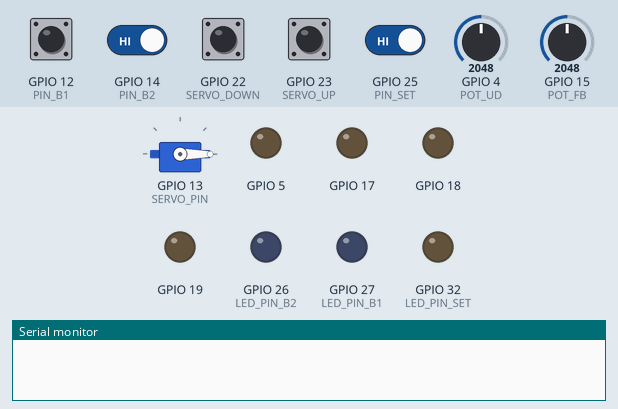
Bench run of a sketch on a simulated ESP32. On the bench: servo, output pins drawn as LEDs (lit = HIGH), the last lines printed to the serial monitor. The test bench sets the inputs (shaded band); at power-on: GPIO 12 (PIN_B1), GPIO 14 (PIN_B2), GPIO 22 (SERVO_DOWN), GPIO 23 (SERVO_UP), GPIO 25 (PIN_SET) HIGH, GPIO 4 (POT_UD) = 2048, GPIO 15 (POT_FB) = 2048 (analog values on the 0–4095 scale). EEPROM starts erased.

Above: at 1.2 s.
1.3 s: GPIO 23 (SERVO_UP) pulled LOW for 1 s
At 2.7 s:
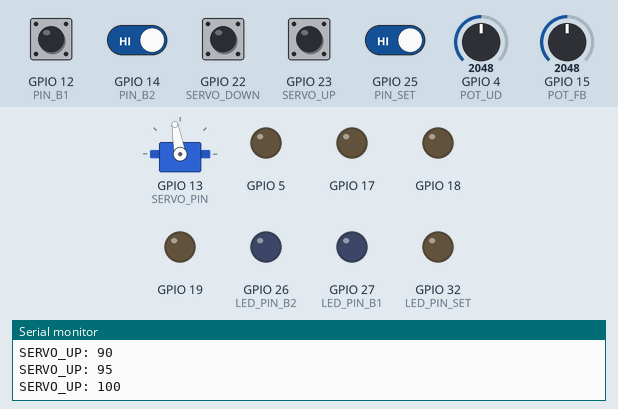
4.3 s: GPIO 12 (PIN_B1) pulled LOW for 0.15 s
At 5.5 s:
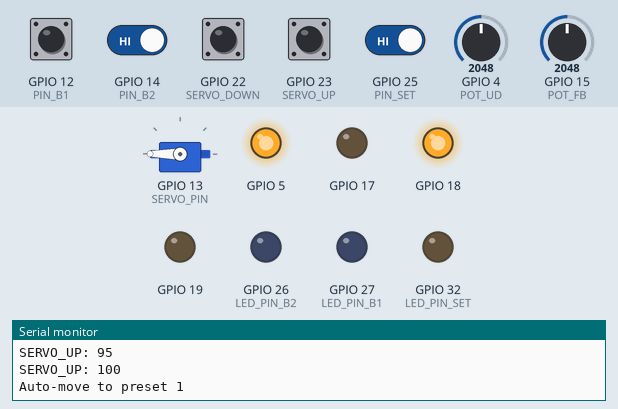
5.9 s: GPIO 14 (PIN_B2) driven LOW and GPIO 25 (PIN_SET) driven LOW
At 8.7 s:
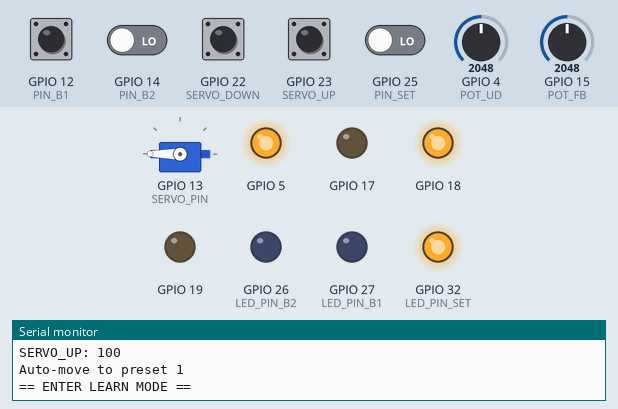
8.9 s: GPIO 12 (PIN_B1) pulled LOW for 1 s
At 9.3 s:
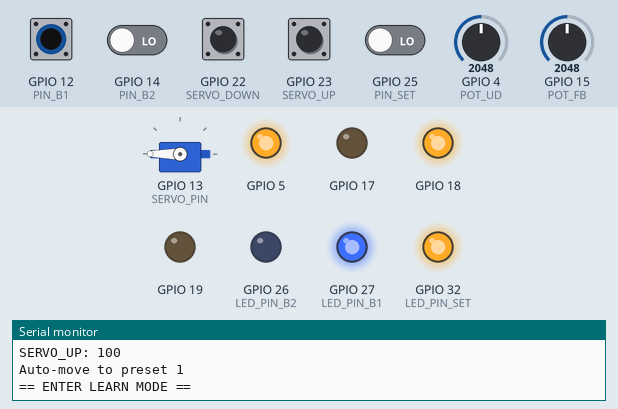
11.4 s: GPIO 25 (PIN_SET) driven HIGH
At 12.5 s:
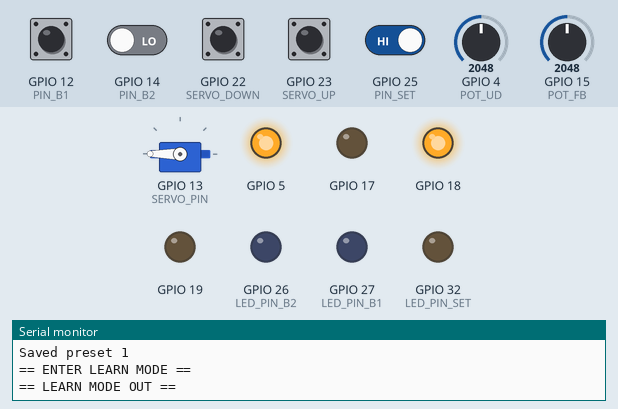
12.9 s: GPIO 25 (PIN_SET) driven LOW
At 15.3 s:
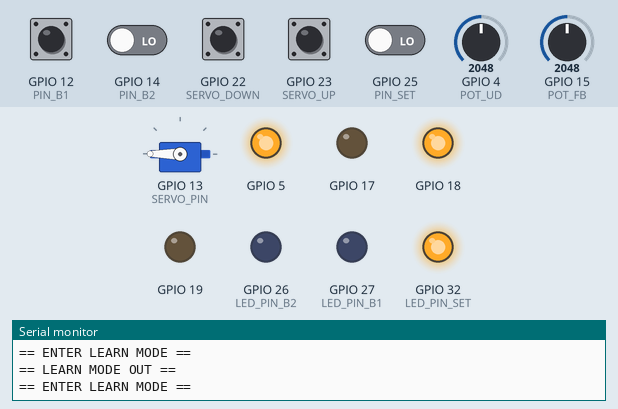
Timing chart, 0 to 16.8 s (numbered marks = the images above; inputs shaded):
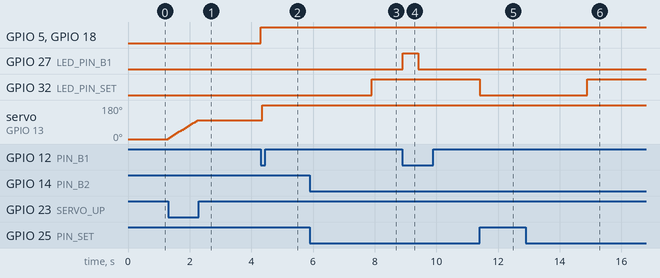

The sketch:

Seat_Arduino.ino
```cpp
#include <Arduino.h>
#include <EEPROM.h>
#include <ESP32Servo.h>

// ------------------- Hardware mapping ------------------------
constexpr uint8_t POT_FB = 15;  // forward/backward potentiometer
constexpr uint8_t POT_UD = 4;   // up/down potentiometer

constexpr uint8_t PIN_SET = 25;  // buttons (active‑low)
constexpr uint8_t PIN_B1 = 12;
constexpr uint8_t PIN_B2 = 14;

constexpr uint8_t SERVO_UP = 23;
constexpr uint8_t SERVO_DOWN = 22;

constexpr uint8_t LED_PIN_SET = 32;  // LED
constexpr uint8_t LED_PIN_B1 = 27;
constexpr uint8_t LED_PIN_B2 = 26;

struct MotorPins {
  uint8_t in1, in2;
};
MotorPins motorFB{ 18, 19};  // motor channel
MotorPins motorUD{ 5, 17};
static Servo myservo;
constexpr uint8_t SERVO_PIN = 13;

// ------------------- Control constants ----------------------
constexpr uint16_t EEPROM_SIZE = 128;
constexpr uint16_t ADC_TOLERANCE = 15;  // dead‑band (≈0.5 %)
constexpr uint8_t MIN_PWM = 80;         // motor starts spinning here
constexpr uint8_t MAX_PWM = 255;
constexpr uint32_t LONGPRESS_MS = 2000;  // hold SET ≥1 s

// ------------------- Data structures ------------------------
struct SeatPos {
  uint16_t fb, ud, recline;
} __attribute__((packed));

enum class Mode : uint8_t { NORMAL,
                            LEARN };
enum class BtnEvent : uint8_t { SET_DOWN,
                                SET_UP,
                                BTN1,
                                BTN2 };

// ------------------- Globals --------------------------------
static QueueHandle_t btnQueue;
static Mode g_mode = Mode::NORMAL;
static bool g_autoMove = false;  // true = đang tự quay tới preset
static SeatPos g_target;         // mục tiêu khi autoMove
static bool g_setHeld = false;
static uint16_t targetAngle = 0;
static TickType_t g_setPressTick = 0;
static TickType_t g_learnTick = 0;

// ------------------- Forward declarations -------------------
SeatPos readADC();
void driveMotor(const MotorPins&, int8_t dir);
bool moveAxis(const MotorPins&, int32_t now, int32_t tgt);
void writePreset(uint8_t id, const SeatPos& p);
SeatPos readPreset(uint8_t id);
void servoTask(void*);

// ------------------- GPIO ISRs ------------------------------
static volatile uint32_t lastIsr_us_set = 0,
                         lastIsr_us_b1 = 0,
                         lastIsr_us_b2 = 0;
constexpr uint32_t DEBOUNCE_US = 20000;

void IRAM_ATTR isrSET() {
  uint32_t now_us = micros();
  if (now_us - lastIsr_us_b1 < DEBOUNCE_US / 10) return;
  lastIsr_us_set = now_us;
  bool pressed = (digitalRead(PIN_SET) == LOW);
  BtnEvent ev = pressed ? BtnEvent::SET_DOWN : BtnEvent::SET_UP;
  xQueueSendFromISR(btnQueue, &ev, nullptr);
}

void IRAM_ATTR isrB1() {
  uint32_t now_us = micros();
  if (now_us - lastIsr_us_b1 < DEBOUNCE_US) return;
  lastIsr_us_b1 = now_us;
  BtnEvent ev = BtnEvent::BTN1;
  xQueueSendFromISR(btnQueue, &ev, nullptr);
}

void IRAM_ATTR isrB2() {
  uint32_t now_us = micros();
  if (now_us - lastIsr_us_b2 < DEBOUNCE_US) return;
  lastIsr_us_b2 = now_us;
  BtnEvent ev = BtnEvent::BTN2;
  xQueueSendFromISR(btnQueue, &ev, nullptr);
}

// ------------------- FreeRTOS button task -------------------
void buttonTask(void*) {
  BtnEvent ev;
  for (;;) {
    // 1) Process queued events ----------------------------------------
    while (xQueueReceive(btnQueue, &ev, 0) == pdPASS) {
      switch (ev) {
        case BtnEvent::SET_DOWN:
          g_setHeld = true;
          g_setPressTick = xTaskGetTickCount();
          break;
        case BtnEvent::SET_UP:
          g_setHeld = false;
          break;

        case BtnEvent::BTN1:
          if (g_mode == Mode::LEARN) {
            writePreset(0, readADC());
            digitalWrite(LED_PIN_B1, HIGH);
            vTaskDelay(pdMS_TO_TICKS(500));
            digitalWrite(LED_PIN_B1, LOW);
            Serial.println("Saved preset 1");
            g_mode = Mode::NORMAL;
          } else if (!g_autoMove) {  // start AUTO only if idle
            g_target = readPreset(0);
            g_autoMove = true;
            Serial.println("Auto-move to preset 1");
          }
          break;

        case BtnEvent::BTN2:
          if (g_mode == Mode::LEARN) {
            writePreset(1, readADC());
            digitalWrite(LED_PIN_B2, HIGH);
            vTaskDelay(pdMS_TO_TICKS(500));
            digitalWrite(LED_PIN_B2, LOW);
            Serial.println("Saved preset 2");
            g_mode = Mode::NORMAL;
          } else if (!g_autoMove) {
            g_target = readPreset(1);
            g_autoMove = true;
            Serial.println("Auto-move to preset 2");
          }
          break;
      }
    }

    // 2) Detect long‑press SET to enter LEARN -------------------------
    if (g_mode == Mode::NORMAL && g_setHeld && (xTaskGetTickCount() - g_setPressTick) > pdMS_TO_TICKS(LONGPRESS_MS)) {
      g_mode = Mode::LEARN;
      g_learnTick = xTaskGetTickCount();
      Serial.println("== ENTER LEARN MODE ==");
    }

    // 3) Exit LEARN MODE
    if (g_mode == Mode::LEARN && !g_setHeld) {
      g_mode = Mode::NORMAL;
      Serial.println("== LEARN MODE OUT ==");
    }
    if (g_mode == Mode::LEARN) digitalWrite(LED_PIN_SET, HIGH);
    else digitalWrite(LED_PIN_SET, LOW);
    vTaskDelay(pdMS_TO_TICKS(5));
  }
}
// ------------------- Servo task -----------------------
void servoTask(void*) {
  for (;;) {
    // Trong NORMAL:
    if (g_mode == Mode::NORMAL && !g_autoMove) {
      if (!digitalRead(SERVO_UP)) {
        targetAngle = min<uint16_t>(targetAngle + 5, 180);
        Serial.println("SERVO_UP: " + String(targetAngle));
        myservo.attach(SERVO_PIN, 500, 2400);
      }
      if (!digitalRead(SERVO_DOWN)) {
        targetAngle = targetAngle ? targetAngle - 5 : 0;
        Serial.println("SERVO_DOWN: " + String(targetAngle));
        myservo.attach(SERVO_PIN, 500, 2400);
      }
    }
    // Trong AUTO‑MOVE:
    else if (g_autoMove) {
      targetAngle = g_target.recline;
      myservo.attach(SERVO_PIN, 500, 2400);
    }
    myservo.write(targetAngle);
    vTaskDelay(pdMS_TO_TICKS(50));  // 50 Hz update
  }
}


// ------------------- Setup ----------------------------------
void setup() {
  Serial.begin(115200);

  analogReadResolution(12);

  myservo.attach(SERVO_PIN, 500, 2400);

  pinMode(PIN_SET, INPUT_PULLUP);
  pinMode(PIN_B1, INPUT_PULLUP);
  pinMode(PIN_B2, INPUT_PULLUP);
  pinMode(SERVO_UP, INPUT_PULLUP);
  pinMode(SERVO_DOWN, INPUT_PULLUP);
  pinMode(POT_FB,INPUT);
  pinMode(POT_UD,INPUT);
  pinMode(LED_PIN_SET, OUTPUT);
  pinMode(LED_PIN_B1, OUTPUT);
  pinMode(LED_PIN_B2, OUTPUT);

  auto initMotor = [](MotorPins& m) {
    pinMode(m.in1, OUTPUT);
    pinMode(m.in2, OUTPUT);
  };
  initMotor(motorFB);
  initMotor(motorUD);

  EEPROM.begin(EEPROM_SIZE);

  btnQueue = xQueueCreate(10, sizeof(BtnEvent));
  xTaskCreatePinnedToCore(buttonTask, "ButtonTask", 2048, nullptr, 5, nullptr, APP_CPU_NUM);
  xTaskCreatePinnedToCore(servoTask, "ServoTask", 2048, nullptr, 4, nullptr, APP_CPU_NUM);

  attachInterrupt(PIN_SET, isrSET, CHANGE);
  attachInterrupt(PIN_B1, isrB1, FALLING);
  attachInterrupt(PIN_B2, isrB2, FALLING);

  // No auto‑move at boot
  g_autoMove = false;
}

// ------------------- Main loop (motor control) -------------
void loop() {

  if (g_autoMove) {
    SeatPos now = readADC();
    // ---- Điều khiển tự động tới preset ----
    bool doneFB = moveAxis(motorFB, now.fb, g_target.fb);
    bool doneUD = moveAxis(motorUD, now.ud, g_target.ud);

    if (doneFB && doneUD) {
      g_autoMove = false;  // reached!
      Serial.println("== Arrived preset ==\n");
    }
  }
  vTaskDelay(pdMS_TO_TICKS(20));  // 50 Hz loop
}

// ------------------- Helper functions ----------------------
SeatPos readADC() {
  return {
    static_cast<uint16_t>(analogRead(POT_FB)),
    static_cast<uint16_t>(analogRead(POT_UD)),
    targetAngle
  };
}

void driveMotor(const MotorPins& m, int8_t dir) {
  if (dir > 0) {
    digitalWrite(m.in1, HIGH);
    digitalWrite(m.in2, LOW);
  } else if (dir < 0) {
    digitalWrite(m.in1, LOW);
    digitalWrite(m.in2, HIGH);
  } else {
    digitalWrite(m.in1, LOW);
    digitalWrite(m.in2, LOW);
  }
}

// Return true if axis is within tolerance (done)
bool moveAxis(const MotorPins& m, int32_t now, int32_t tgt) {
  int32_t delta = tgt - now;
  if (abs(delta) <= ADC_TOLERANCE) {
    driveMotor(m, 0);
    return true;
  }
  driveMotor(m, (delta > 0) ? +1 : -1);
  return false;
}

void writePreset(uint8_t id, const SeatPos& p) {
  EEPROM.put(id * sizeof(SeatPos), p);
  EEPROM.commit();
}

SeatPos readPreset(uint8_t id) {
  SeatPos p;
  EEPROM.get(id * sizeof(SeatPos), p);
  return p;
}
```

Measured:
- after the input at 1.3 s, servo on GPIO 13 (SERVO_PIN): moves from 0° to 100° over 0.95 s, starting at once
- after the input at 4.3 s, GPIO 5, GPIO 18: LOW → HIGH at once; servo on GPIO 13 (SERVO_PIN): 100° → 180° after 0.05 s
- after the input at 5.9 s, GPIO 32 (LED_PIN_SET): LOW → HIGH after 2.0 s
- after the input at 8.9 s, GPIO 27 (LED_PIN_B1): LOW → HIGH at once, → LOW 0.50 s later
- after the input at 11.4 s, GPIO 32 (LED_PIN_SET): HIGH → LOW at once
- after the input at 12.9 s, GPIO 32 (LED_PIN_SET): LOW → HIGH after 2.0 s
